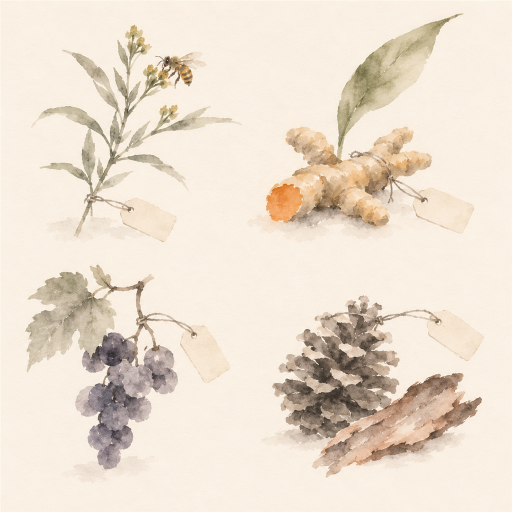
#> input picture reference/ink-pages/about-chapters/originals/plants-2-a.png, 1024 x 1024 px (shown at 1/2 size); its folder holds 3 pictures in this run
$ python build_about_chapters.py
#> lines starting #> are read from the running program, lines starting #| are printed output that depends on the picture
"""Build the About page's two new chapters' pictures (DRAFT for Mo, November 4, 2026).

- Our ingredients: the botanist's four specimens (Codex), paper divided out so it multiplies onto
  the page.
- Our home: a Southern California morning (Codex), the five real approved bottles standing on its
  empty ground (public/images/products/*.png, unchanged, only scaled), a soft shadow under each,
  and a strip of golden grass and lupines (Codex) in front of their feet. Three layers of one size,
  stacked in the page: the painting (multiply), the bottles (normal), the grass (multiply).

    python -X utf8 reference/ink-pages/about-chapters/build_about_chapters.py

Out: public/images/about-chapters/*.webp and src/components/about/chapters-art.ts; lossless plates
in plates/ (git-ignored).
"""

from pathlib import Path

import numpy as np
from PIL import Image, ImageChops, ImageDraw, ImageFilter

HERE = Path(__file__).resolve().parent
ROOT = HERE.parents[2]
SITE = ROOT / "public" / "images" / "about-chapters"
PRODUCTS = ROOT / "public" / "images" / "products"
PLATES = HERE / "plates"
ART = ROOT / "src" / "components" / "about" / "chapters-art.ts"

# The site's file names. The image optimizer caches by name: a changed picture needs a new one.
NAMES = {"plants": "plants-v1", "home": "home-v2", "bottles": "home-bottles-v2", "front": "home-front-v2"}
# Which take of each painting ships.
TAKES = {"plants": "plants-2-a", "home": "home-1-a", "front": "front-1-a"}
FLOOR = 10  # paper grain under this much ink is dropped (it showed as a pale box)
FADE = 40  # the painting's own edges fade out over this many pixels

# The bottles, left to right (NuriCell, the flagship, in the middle).
BOTTLES = ["turmerific", "advanced-opc", "nuricell", "green-bee-propolis", "nature-calm"]
# Placement on the home painting, as fractions of its size: the ground line under the bottles,
# each bottle's height, the centre of the row, the step between bottle centres.
GROUND = 0.86
BOTTLE_H = 0.33
ROW_X = 0.5
STEP = 0.128
# How far above the ground line the grass in front of the bottles reaches (fraction of the
# painting's height); the rest of the strip stands behind them, painted into the scene itself.
FRONT_REACH = 0.035
# Rows of empty sky cut from the top of the home picture (the palms' heads start below it).
SKY = 110
# The grass strip's own band (fractions of its picture's height), laid with its middle on GROUND.
GRASS_BAND = (0.74, 1.0)


def paperless(name):
    """The painting with its paper divided out: white = no paint, so it multiplies onto the page."""
    a = np.asarray(Image.open(HERE / "originals" / f"{name}.png").convert("RGB")).astype(float)
    edge = np.concatenate([a[:40].reshape(-1, 3), a[:, :40].reshape(-1, 3), a[:, -40:].reshape(-1, 3)])
    paper = np.percentile(edge, 60, axis=0)
    dark = 255.0 - np.clip(a / paper * 255.0, 0, 255)
    dark = np.clip((dark - FLOOR) / (1 - FLOOR / 255.0), 0, 255)
    h, w = dark.shape[:2]
    ramp = lambda n: np.clip(np.minimum(np.arange(n), np.arange(n)[::-1]) / FADE, 0, 1)
    dark *= (ramp(h)[:, None] * ramp(w)[None, :])[..., None]
    return Image.fromarray((255.0 - dark).astype(np.uint8))


def trim(img, pad=24):
    """Crop to the ink, keeping `pad` px of paper round it."""
    c = np.asarray(img)
    ys, xs = np.where((255 - c.min(axis=2)) > 14)
    box = (
        max(int(xs.min()) - pad, 0),
        max(int(ys.min()) - pad, 0),
        min(int(xs.max()) + 1 + pad, img.width),
        min(int(ys.max()) + 1 + pad, img.height),
    )
    return img.crop(box), box


def bottles_layer(size):
    """The five real bottles on a transparent sheet the painting's size, with soft shadows."""
    w, h = size
    sheet = Image.new("RGBA", size, (0, 0, 0, 0))
    shadow = Image.new("L", size, 0)
    draw = ImageDraw.Draw(shadow)
    n = len(BOTTLES)
    placed = []
    for i, slug in enumerate(BOTTLES):
        im = Image.open(PRODUCTS / f"{slug}.png").convert("RGBA")
        im = im.crop(im.getbbox())
        bh = round(h * BOTTLE_H)
        bw = round(im.width * bh / im.height)
        im = im.resize((bw, bh), Image.LANCZOS)
        cx = w * (ROW_X + (i - (n - 1) / 2) * STEP)
        x = round(cx - bw / 2)
        y = round(h * GROUND - bh)
        placed.append((im, x, y))
        # A low soft shadow on the ground, a little wider than the bottle's foot.
        sw, sh = bw * 0.62, bh * 0.05
        draw.ellipse((cx - sw, h * GROUND - sh * 0.9, cx + sw, h * GROUND + sh * 0.6), fill=120)
    shadow = shadow.filter(ImageFilter.GaussianBlur(h * 0.012))
    tint = Image.new("RGBA", size, (40, 34, 26, 0))
    tint.putalpha(shadow.point(lambda v: round(v * 0.55)))
    sheet = Image.alpha_composite(sheet, tint)
    for im, x, y in placed:
        sheet.alpha_composite(im, (x, y))
    return sheet


def grass_sheet(size):
    """The grass strip, cut to its band and laid with its middle on the bottles' ground line."""
    w, h = size
    grass = paperless(TAKES["front"])
    gw, gh = grass.size
    band = grass.crop((0, round(gh * GRASS_BAND[0]), gw, round(gh * GRASS_BAND[1])))
    band = band.resize((w, round(band.height * w / gw)), Image.LANCZOS)
    sheet = Image.new("RGB", size, "white")
    top = round(h * GROUND - band.height * 0.55)
    sheet.paste(band, (0, top))
    return sheet


def split_grass(grass):
    """The strip in two: what stands behind the bottles and what stands in front of their feet
    (below FRONT_REACH over the ground line), the seam softened over a few pixels so no blade ends
    in a cut. Together they are the strip once, so no blade is painted twice."""
    w, h = grass.size
    a = 255.0 - np.asarray(grass).astype(float)
    y = np.arange(h)[:, None, None]
    edge = h * (GROUND - FRONT_REACH)
    front = np.clip((y - edge) / (h * 0.02), 0, 1)
    paint = lambda k: Image.fromarray((255.0 - a * k).astype(np.uint8))
    return paint(1 - front), paint(front)


def save(img, name, quality=88):
    PLATES.mkdir(exist_ok=True)
    img.save(PLATES / f"{name}.png", optimize=True)
    out = SITE / f"{name}.webp"
    img.save(out, quality=quality, method=6)
    return out.stat().st_size


def main():
    SITE.mkdir(parents=True, exist_ok=True)
    plants, _ = trim(paperless(TAKES["plants"]))
#> in paperless, `paper = np.percentile(edge, 60, axis=0)`: paper = [250, 241, 229]
#> in paperless, `return Image.fromarray((255.0 - dark).astype(np.uint8))`:
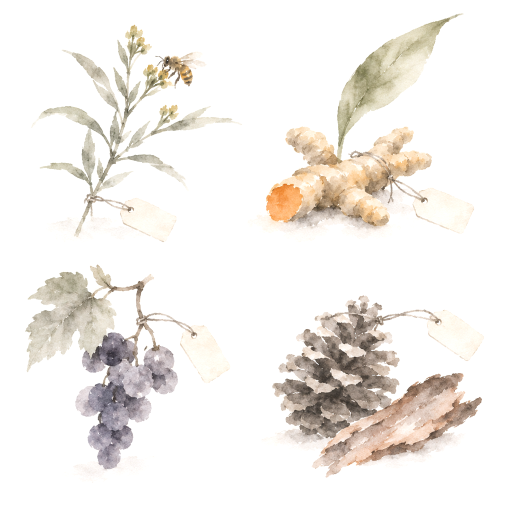
#> returned value: PIL image 1024x1024 RGB (shown at 1/2 size); mean R, G, B 242.2, 238.6, 234.4
#> in trim, `box = ( max(int(xs.min()) - pad, 0), max(int(ys.min()) - pad, 0), min(..`: box = (26, 2, 992, 989)
    print("plants", plants.size, save(plants, NAMES["plants"]))
#| plants (966, 987) 73238

    # The grass strip's upper part is painted into the scene (behind the bottles); its lowest
    # blades stand in front of their feet, on their own layer.
    scene = paperless(TAKES["home"])
#> call 2 of paperless, with name = 'home-1-a'
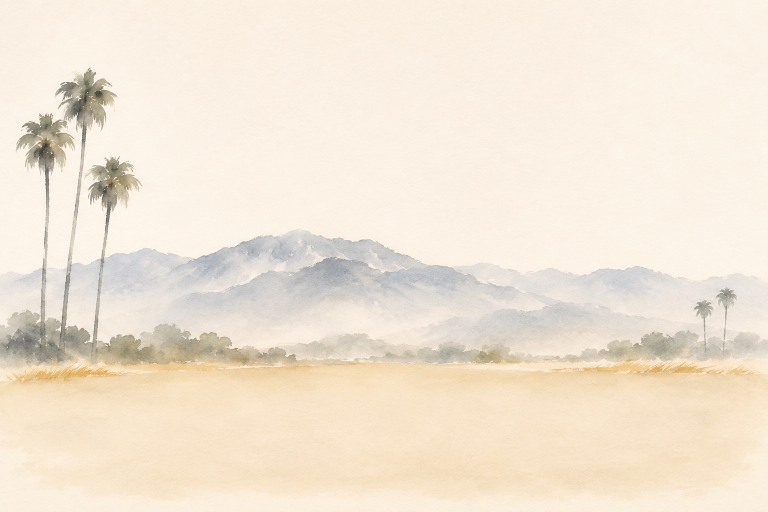
#> input picture reference/ink-pages/about-chapters/originals/home-1-a.png, 1536 x 1024 px (shown at 1/2 size)
#> in paperless (call 2), `paper = np.percentile(edge, 60, axis=0)`: paper = [251, 241, 228]
    behind, front = split_grass(grass_sheet(scene.size))
#> call 3 of paperless, with name = 'front-1-a'
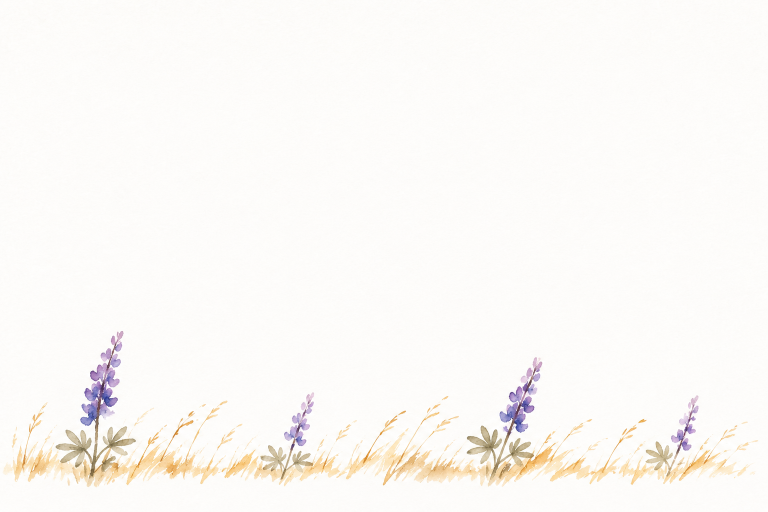
#> input picture reference/ink-pages/about-chapters/originals/front-1-a.png, 1536 x 1024 px (shown at 1/2 size)
#> in paperless (call 3), `paper = np.percentile(edge, 60, axis=0)`: paper = [253, 252, 250]
#> in grass_sheet, `band = grass.crop((0, round(gh * GRASS_BAND[0]), gw, round(gh * GRASS_..`:
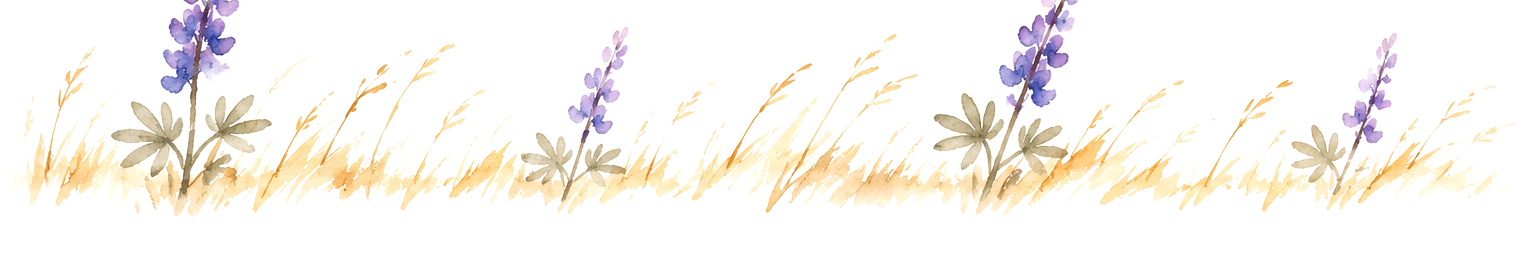
#> band: PIL image 1536x266 RGB; mean R, G, B 250.1, 246.1, 240.8
#> in grass_sheet, `sheet = Image.new("RGB", size, "white")`: sheet: PIL image 1536x1024 RGB; every value is 255
#> in grass_sheet, `sheet.paste(band, (0, top))`:
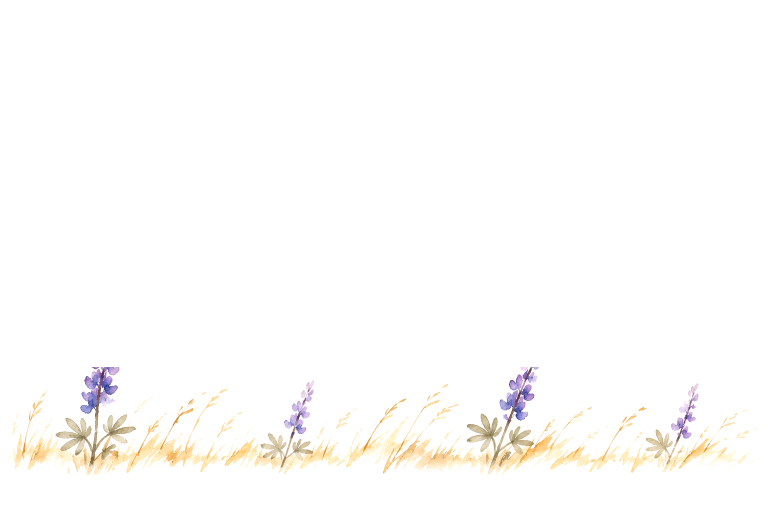
#> sheet: PIL image 1536x1024 RGB (shown at 1/2 size); mean R, G, B 253.7, 252.7, 251.3
#> in split_grass, `w, h = grass.size`: w = 1536; h = 1024
#> in split_grass, `a = 255.0 - np.asarray(grass).astype(float)`:
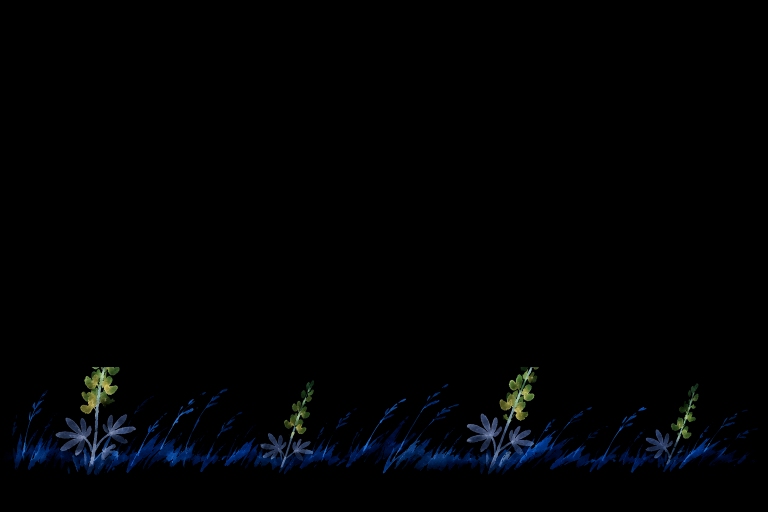
#> a: shape (1024, 1536, 3) float64 (shown at 1/2 size); mean R, G, B 1.3, 2.3, 3.7
#> in split_grass, `edge = h * (GROUND - FRONT_REACH)`: edge = 844.8
#> in split_grass, `front = np.clip((y - edge) / (h * 0.02), 0, 1)`: front = 1024 values from 0 to 1
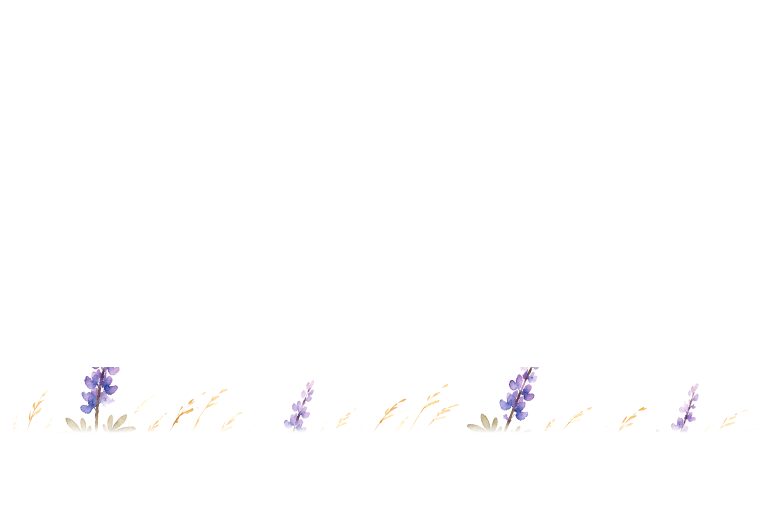
#> behind: PIL image 1536x1024 RGB (shown at 1/2 size); mean R, G, B 254.3, 254, 254.2
    home = ImageChops.multiply(scene, behind)
    bottles = bottles_layer(home.size)
#> in bottles_layer, `sheet = Image.new("RGBA", size, (0, 0, 0, 0))`: sheet: PIL image 1536x1024 RGBA; every value is 0
#> in bottles_layer, `shadow = Image.new("L", size, 0)`: shadow: PIL image 1536x1024 L; every value is 0
    # The sky's empty top, cut from all three alike so they still stack.
    crop = (0, SKY, home.width, home.height)
    home, bottles, front = home.crop(crop), bottles.crop(crop), front.crop(crop)
    print("home", home.size, save(home, NAMES["home"]))
    print("bottles", bottles.size, save(bottles, NAMES["bottles"], quality=90))
    print("front", front.size, save(front, NAMES["front"]))

    ART.write_text(
        "// Generated by reference/ink-pages/about-chapters/build_about_chapters.py. Do not edit by\n"
        "// hand: change the script and run it again. The About page's two new chapters (DRAFT for\n"
        "// Mo, November 4, 2026): Codex paintings, the paper divided out so each multiplies onto the\n"
        "// page; the home's bottles are the real approved bottles, only scaled.\n\n"
        "export const plants = {\n"
        f'  src: "/images/about-chapters/{NAMES["plants"]}.webp",\n'
        f"  width: {plants.width},\n"
        f"  height: {plants.height},\n"
        "} as const;\n\n"
        "export const home = {\n"
        f'  src: "/images/about-chapters/{NAMES["home"]}.webp",\n'
        f'  bottles: "/images/about-chapters/{NAMES["bottles"]}.webp",\n'
        f'  front: "/images/about-chapters/{NAMES["front"]}.webp",\n'
        f"  width: {home.width},\n"
        f"  height: {home.height},\n"
        "} as const;\n",
        encoding="utf-8",
        newline="\n",
    )
    print("wrote", ART)


if __name__ == "__main__":
#> (the run stopped early here; a loop or call above may not have finished)
